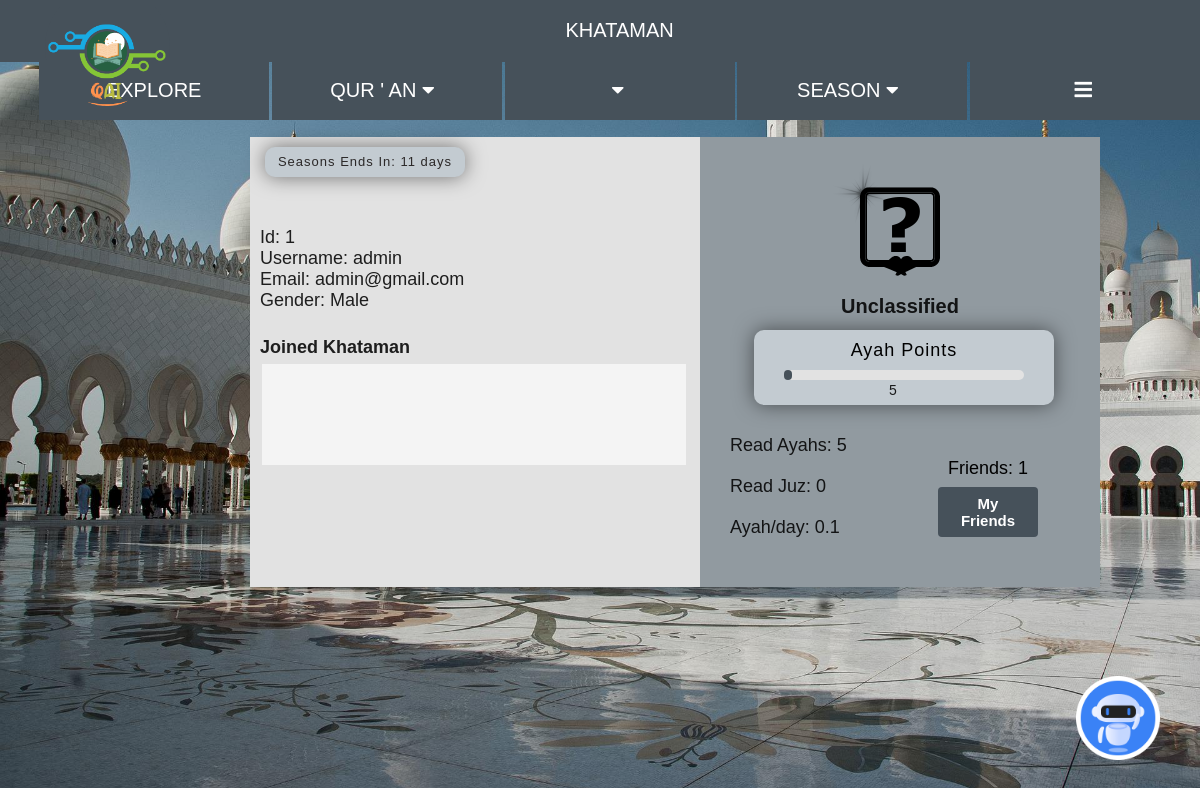
The page /stalk/id/1 (signed in) on the database its author committed.
### ownlibs/dbmodels.py (models this page shows, shortened)
class Users(db.Model, UserMixin):
    __tablename__="Users"
    id = db.Column(db.Integer, primary_key=True)
    date_join = db.Column(db.DateTime, default=datetime.utcnow)
    username = db.Column(db.String(20), nullable=False, unique=True)
    gender = db.Column(db.String, nullable=False, default="Female")
    email = db.Column(db.String(20), nullable=False, unique=True) #unique=True
    password = db.Column(db.String(128), nullable=False)
    last_read = db.Column(db.Integer)
    bookmarks = db.Column(db.String)
    ap = db.Column(db.Integer, nullable=False, default=0)
    read_ayahs = db.Column(db.Integer, nullable=False, default=0)
    read_juz = db.Column(db.Integer, nullable=False, default=0)
    anonym = db.Column(db.Boolean, nullable=False, default=False)
    on_season = db.Column(db.String, nullable=False, default="1")
    visit_explore = db.Column(db.Integer, nullable=False, default=0)
    khatam_post = db.relationship("Khatam", backref="author") #lazy = True
    progress_khatam = db.relationship("PKhatam", backref="owner")
    friends = db.relationship("Friends", backref="owner")
    progress_dmission = db.relationship("PDMission", backref="owner")
    season_history = db.relationship("SeasonHistory", backref="owner")
    khatam_member = db.relationship("Khatam", secondary=UserKhatam, backref="members")
    retry_same_ayah = db.Column(db.Integer, nullable=False, default=0)
    retried_ayahnquran = db.Column(db.Integer)

class AppRules(db.Model):
    __tablename__ = "AppRules"
    id = db.Column(db.Integer, primary_key=True)
    season_name = db.Column(db.String, nullable=False)
    season_start = db.Column(db.DateTime)
    season_end = db.Column(db.DateTime)
    season_duration = db.Column(db.Integer) #int of days
    ayah_points = db.Column(db.String, nullable=False, default="100,400,900,1600,2600,4100,6600")
    tier_names = db.Column(db.String, nullable=False, default="Al Jannah,Darussalam,Darul Khuld,Darul Muqamah,Jannatul Maqwa,Adn,Firdaus")
    days = db.Column(db.Integer, nullable=False, default=1)
    next_day = db.Column(db.DateTime)

### app.py (the view)
@app.route("/stalk/id/<id>", methods=["GET", "POST"])
@login_required
def stalk(id=0):
    rules = AppRules.query.filter_by(id=1).first()
    user = Users.query.filter_by(id=int(id)).first()
    friends = Friends.query.filter_by(friend_id=int(id))
    pkhatam = PKhatam.query.filter_by(owner_id=id)
    total_f = 0
    for i in friends:
        total_f+=1
    total_f += len(user.friends)
    curr_usr_f = Friends.query.filter_by(friend_id=current_user.id)
    tier, img = get_tier(
        aprules=str2list(rules.ayah_points),
        tier_names=sstr2list(rules.tier_names),
        ap=user.ap)
    return render_template("socials/stalk.html",
    user=user,
    curr_usr_f = curr_usr_f,
    total_f=total_f,
    str2list=str2list,
    sstr2list=sstr2list,
    utc2loc=utc2loc,
    pkhatam=pkhatam,
    rules=rules,
    tier=tier,
    img=img)

### app.py (called while the page is built)
@lm.user_loader
def load_user(user_id):
    return Users.query.get(int(user_id))

### ownlibs/utils.py (called while the page is built)
def sstr2list(str=""):
    try:
        ls = str.split(",")
        while ls.count(""):
            ls.remove("")
        ls = list(ls)
    except:
        ls = []
    while "" in ls:
        ls.remove("")
    return ls

def str2list(str=""):
    try:
        ls = str.split(",")
        while ls.count(""):
            ls.remove("")
        ls = list(ls)
    except:
        ls = []
    try:
        for i in range(len(ls)):
            ls[i] = int(ls[i])
    except:
        ls = []
    return ls #datatype int

def get_tier(aprules=[0,1], tier_names=["Jahanam"], ap=0):
    if ap < aprules[0]:
        return "Unclassified", 0
    elif ap >= aprules[-1]:
        return tier_names[-1], 1
    else:
        for i in range(1, len(aprules)):
            if aprules[i-1] <= ap < aprules[i]:
                return tier_names[i-1], (8-i)

### templates/socials/stalk.html (shortened to what this page needs)
{% extends "theme.html" %}
{% block body %}
<div class="tier">
  {% set rulap = str2list(rules.ayah_points) %}
  {% set tinames = sstr2list(rules.tier_names) %}
  <img class="imgtier" src="/static/{{img}}.png" alt="">
  <p class="nametier">{{tier}}</p>
  <div class="container">
    <div class="title-text">
      Ayah Points
    </div>
    <div class="progress progress0">
      <div class="progress-bar">
       <div class="progressing" id="progg"></div>
      </div>
      <p class="percent-num">
      {{user.ap}}
      </p>
    </div>
  </div>
  <label class="stat">Read Ayahs: {{user.read_ayahs}}</label><br><br>
  <label class="stat">Read Juz: {{user.read_juz}}</label><br><br>
  <label class="stat">Ayah/day: {{('%0.2f'| format(user.read_ayahs/rules.days)|float)}}</label><br><br>
  <div class="friend-box">
    <a href="{{url_for('view_friends', id=user.id)}}">
        <label id="t-friend" for="">Friends: {{total_f}}</label>
    </a>
    {% set ls_friend = [] %}
    {% if user.id == current_user.id %}
      <form action="{{url_for('stalk', id=user.id)}}">
        <button id="btn-addf" type="submit" disabled>Self</button>
      </form>
    {% elif user.id in ls_friend %}
      <form action="{{url_for('stalk', id=user.id)}}">
        <button id="btn-addf" type="submit" disabled>My Friends</button>
      </form>
    {% else %}
      <form action="{{url_for('add_friends', id=user.id)}}">
        <button id="btn-addf" type="submit">Add Friends</button>
      </form>
    {% endif %}
  </div>
</div>
  <div class="account">
    <div class="container-deadline">
      <div class="text-deadline">
        {% set res = rules.season_end - rules.season_start%}
        Seasons Ends In: {{res.days - rules.days}} days
      </div>
    </div>
    <br>
    <label class="list">Id: {{ user.id }}</label>
    <br>
    <label class="list">Username: {{ user.username }}</label>
    <br>
    <label class="list">Email: {{ user.email }}</label>
    <br>
    <label class="list">Gender: {{ user.gender }}</label>
    <br>
    <h1 class="list">Joined Khataman</h1>
    <br><br>
    <div class="joined-khatam">
      {% set iter = [0] %}
    </div>
  </div>
{% endblock %}

### static/style.css (style rules this page uses)
body { margin: 0; padding: 0; background: url("/static/masjid.jpg"); background-size: cover; background-repeat: no-repeat; }
.friend-box { position: relative; top: -40%; left: 57%; width: 30%; height: 20%; text-align: center; }
#t-friend { font-family: 'Franklin Gothic Medium', 'Arial Narrow', Arial, sans-serif; font-size: 18px; position: relative; cursor: pointer; color: black; }
#btn-addf { position: relative; top: 10%; left: 0%; width: 100px; height: 50px; color: white; background-color: rgb(70, 81, 90); padding: 8px 12px; margin: 8px; border-radius: 4px; border: none; cursor: pointer; font-family: 'Franklin Gothic Medium', 'Arial Narrow', Arial, sans-serif; font-size: 15px; font-weight: bold; }
.joined-khatam { position: relative; background-color: rgba(252, 252, 252, 0.7); width: 424px; height: 101px; left: 12px; top: -10px; overflow-y: auto; overflow-x: auto; }
.tier { background: rgb(145, 154, 160); width: 400px; height: 450px; position: relative; top: 75px; left: 700px; }
.imgtier { width: 250px; height: 250px; position: relative; left: 75px; top: -50px; }
.stat { font-family: 'Franklin Gothic Medium', 'Arial Narrow', Arial, sans-serif; font-size: 18px; position: relative; left: 30px; top: -80px; }
.nametier { font-family: 'Franklin Gothic Medium', 'Arial Narrow', Arial, sans-serif; font-size: 20px; font-weight: bold; text-align: center; position: relative; top: -100px; }
.container { position: relative; background: rgb(195, 203, 209); border-radius: 10px; width: 300px; height: 75px; text-align: center; box-shadow: 0 0 20px rgba(0, 0, 0, 0.5); left: 54px; top: -110px; }
.container .title-text { position: relative; top: 10px; letter-spacing: 1px; font-family:'Franklin Gothic Medium', 'Arial Narrow', Arial, sans-serif; font-size: 18px; color: #000; }
.progress .progress-bar { position: absolute; top: 40px; left: 30px; width: 80%; height: 10px; border-radius: 30px; background: rgb(226, 226, 226); }
.progress-bar div { width: 0%; height: 100%; background: rgb(70, 81, 90); border-radius: 30px; }
.progress p { font-family:'Franklin Gothic Medium', 'Arial Narrow', Arial, sans-serif; position: absolute; top: 50px; left: 135px; }
.account { background: rgb(226, 226, 226); width: 450px; height: 450px; position: absolute; top: 137px; left: 250px; }
.list { font-family: 'Franklin Gothic Medium', 'Arial Narrow', Arial, sans-serif; font-size: 18px; position: relative; left: 10px; top: 40px; }
.container-deadline { position: relative; background: rgb(195, 203, 209); border-radius: 10px; width: 200px; height: 30px; text-align: center; box-shadow: 0 0 20px rgba(0, 0, 0, 0.5); left: 15px; top: 10px; }
.container-deadline .text-deadline { position: relative; top: 5px; letter-spacing: 1px; font-family:'Franklin Gothic Medium', 'Arial Narrow', Arial, sans-serif; font-size: 13px; color: rgb(43, 40, 40); }

### templates/theme.html (style rules this page uses)
body { background-color: rgb(195, 203, 209); }

### rows shown on the page
Users: ap "5", read_ayahs "5", read_juz "0", read_ayahs.days "0.1", id "1", username "admin", email "admin@gmail.com", gender "Male"
AppRules: res.days-rules.days "11"

### other values the page prints
{{ tier }} "Unclassified"
{{ total_f }} "1"
